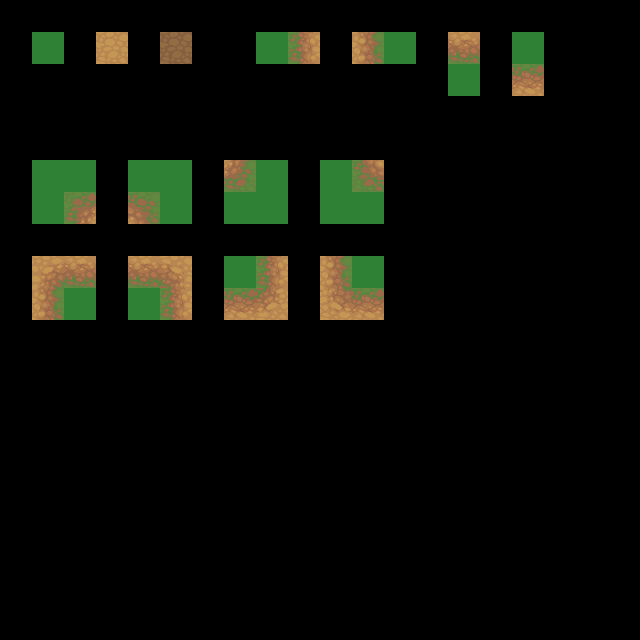

This game map was drawn from its Tiled (.tmx) file and the tilesets committed beside it. A one-line description and the trimmed map source follow:
An orthogonal 20x20 tile map with 32x32 px tiles, 5 tile layers (regions, input_Terrain, output_Terrain-grass, output_Terrain-dirt, ...), 3 tilesets.

<map version="1.0" orientation="orthogonal" width="20" height="20" tilewidth="32" tileheight="32">
 <tileset firstgid="1" name="dirt" tilewidth="32" tileheight="32">
  <image source="../tiles/dirt.png" width="96" height="192" />
 </tileset>
 <tileset firstgid="19" name="dirt2" tilewidth="32" tileheight="32">
  <image source="../tiles/dirt2.png" width="96" height="192" />
 </tileset>
 <tileset firstgid="37" name="grass" tilewidth="32" tileheight="32">
  <image source="../tiles/grass.png" width="96" height="192" />
 </tileset>
 <layer name="regions" width="20" height="20">
  <data>[400 cells, 43 non-empty, 1 distinct tile ids]</data>
 </layer>
 <layer name="input_Terrain" width="20" height="20">
  <data>[400 cells, 43 non-empty, 3 distinct tile ids]</data>
 </layer>
 <layer name="output_Terrain-grass" width="20" height="20" opacity="0.65">
  <data>[400 cells, 41 non-empty, 1 distinct tile ids]</data>
 </layer>
 <layer name="output_Terrain-dirt" width="20" height="20">
  <data>[400 cells, 21 non-empty, 13 distinct tile ids]</data>
 </layer>
 <layer name="output_Terrain-dirt2" width="20" height="20">
  <data>[400 cells, 1 non-empty, 1 distinct tile ids]</data>
 </layer>
</map>
